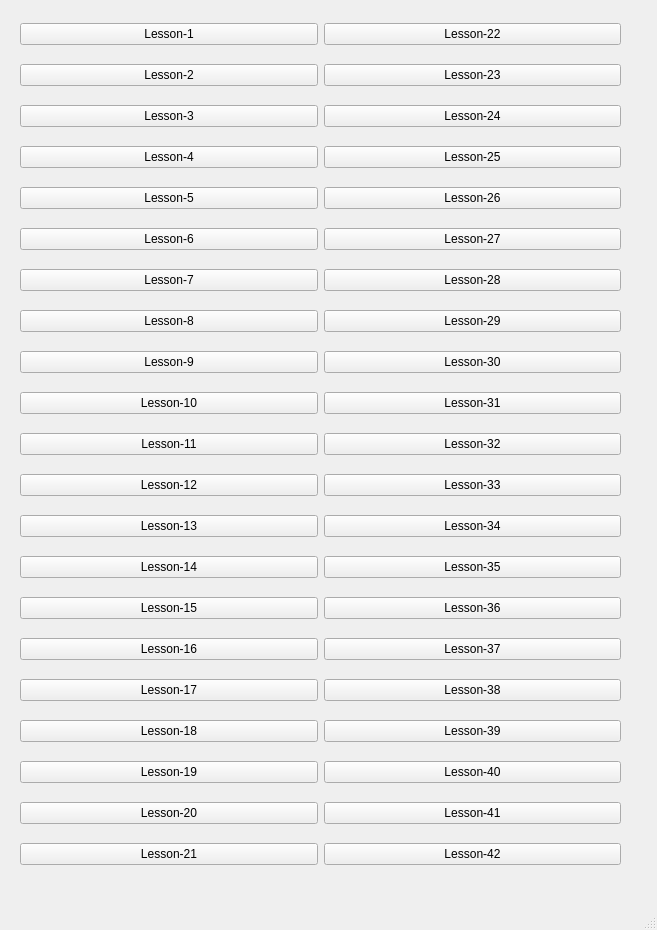
<?xml version="1.0" encoding="UTF-8"?>
<ui version="4.0">
 <class>MainWindow</class>
 <widget class="QMainWindow" name="MainWindow">
  <property name="geometry">
   <rect>
    <x>0</x>
    <y>0</y>
    <width>657</width>
    <height>930</height>
   </rect>
  </property>
  <property name="windowTitle">
   <string>MainWindow</string>
  </property>
  <widget class="QWidget" name="centralwidget">
   <widget class="QWidget" name="">
    <property name="geometry">
     <rect>
      <x>20</x>
      <y>10</y>
      <width>601</width>
      <height>871</height>
     </rect>
    </property>
    <layout class="QGridLayout" name="gridLayout">
     <item row="0" column="0">
      <widget class="QPushButton" name="L1">
       <property name="text">
        <string>Lesson-1</string>
       </property>
      </widget>
     </item>
     <item row="0" column="1">
      <widget class="QPushButton" name="L22">
       <property name="text">
        <string>Lesson-22</string>
       </property>
      </widget>
     </item>
     <item row="1" column="0">
      <widget class="QPushButton" name="L2">
       <property name="text">
        <string>Lesson-2</string>
       </property>
      </widget>
     </item>
     <item row="1" column="1">
      <widget class="QPushButton" name="L23">
       <property name="text">
        <string>Lesson-23</string>
       </property>
      </widget>
     </item>
     <item row="2" column="0">
      <widget class="QPushButton" name="L3">
       <property name="text">
        <string>Lesson-3</string>
       </property>
      </widget>
     </item>
     <item row="2" column="1">
      <widget class="QPushButton" name="L24">
       <property name="text">
        <string>Lesson-24</string>
       </property>
      </widget>
     </item>
     <item row="3" column="0">
      <widget class="QPushButton" name="L4">
       <property name="text">
        <string>Lesson-4</string>
       </property>
      </widget>
     </item>
     <item row="3" column="1">
      <widget class="QPushButton" name="L25">
       <property name="text">
        <string>Lesson-25</string>
       </property>
      </widget>
     </item>
     <item row="4" column="0">
      <widget class="QPushButton" name="L5">
       <property name="text">
        <string>Lesson-5</string>
       </property>
      </widget>
     </item>
     <item row="4" column="1">
      <widget class="QPushButton" name="L26">
       <property name="text">
        <string>Lesson-26</string>
       </property>
      </widget>
     </item>
     <item row="5" column="0">
      <widget class="QPushButton" name="L6">
       <property name="text">
        <string>Lesson-6</string>
       </property>
      </widget>
     </item>
     <item row="5" column="1">
      <widget class="QPushButton" name="L27">
       <property name="text">
        <string>Lesson-27</string>
       </property>
      </widget>
     </item>
     <item row="6" column="0">
      <widget class="QPushButton" name="L7">
       <property name="text">
        <string>Lesson-7</string>
       </property>
      </widget>
     </item>
     <item row="6" column="1">
      <widget class="QPushButton" name="L28">
       <property name="text">
        <string>Lesson-28</string>
       </property>
      </widget>
     </item>
     <item row="7" column="0">
      <widget class="QPushButton" name="L8">
       <property name="text">
        <string>Lesson-8</string>
       </property>
      </widget>
     </item>
     <item row="7" column="1">
      <widget class="QPushButton" name="L29">
       <property name="text">
        <string>Lesson-29</string>
       </property>
      </widget>
     </item>
     <item row="8" column="0">
      <widget class="QPushButton" name="L9">
       <property name="text">
        <string>Lesson-9</string>
       </property>
      </widget>
     </item>
     <item row="8" column="1">
      <widget class="QPushButton" name="L30">
       <property name="text">
        <string>Lesson-30</string>
       </property>
      </widget>
     </item>
     <item row="9" column="0">
      <widget class="QPushButton" name="L10">
       <property name="text">
        <string>Lesson-10</string>
       </property>
      </widget>
     </item>
     <item row="9" column="1">
      <widget class="QPushButton" name="L31">
       <property name="text">
        <string>Lesson-31</string>
       </property>
      </widget>
     </item>
     <item row="10" column="0">
      <widget class="QPushButton" name="L11">
       <property name="text">
        <string>Lesson-11</string>
       </property>
      </widget>
     </item>
     <item row="10" column="1">
      <widget class="QPushButton" name="L32">
       <property name="text">
        <string>Lesson-32</string>
       </property>
      </widget>
     </item>
     <item row="11" column="0">
      <widget class="QPushButton" name="L12">
       <property name="text">
        <string>Lesson-12</string>
       </property>
      </widget>
     </item>
     <item row="11" column="1">
      <widget class="QPushButton" name="L33">
       <property name="text">
        <string>Lesson-33</string>
       </property>
      </widget>
     </item>
     <item row="12" column="0">
      <widget class="QPushButton" name="L13">
       <property name="text">
        <string>Lesson-13</string>
       </property>
      </widget>
     </item>
     <item row="12" column="1">
      <widget class="QPushButton" name="L34">
       <property name="text">
        <string>Lesson-34</string>
       </property>
      </widget>
     </item>
     <item row="13" column="0">
      <widget class="QPushButton" name="L14">
       <property name="text">
        <string>Lesson-14</string>
       </property>
      </widget>
     </item>
     <item row="13" column="1">
      <widget class="QPushButton" name="L35">
       <property name="text">
        <string>Lesson-35</string>
       </property>
      </widget>
     </item>
     <item row="14" column="0">
      <widget class="QPushButton" name="L15">
       <property name="text">
        <string>Lesson-15</string>
       </property>
      </widget>
     </item>
     <item row="14" column="1">
      <widget class="QPushButton" name="L36">
       <property name="text">
        <string>Lesson-36</string>
       </property>
      </widget>
     </item>
     <item row="15" column="0">
      <widget class="QPushButton" name="L16">
       <property name="text">
        <string>Lesson-16</string>
       </property>
      </widget>
     </item>
     <item row="15" column="1">
      <widget class="QPushButton" name="L37">
       <property name="text">
        <string>Lesson-37</string>
       </property>
      </widget>
     </item>
     <item row="16" column="0">
      <widget class="QPushButton" name="L17">
       <property name="text">
        <string>Lesson-17</string>
       </property>
      </widget>
     </item>
     <item row="16" column="1">
      <widget class="QPushButton" name="L38">
       <property name="text">
        <string>Lesson-38</string>
       </property>
      </widget>
     </item>
     <item row="17" column="0">
      <widget class="QPushButton" name="L18">
       <property name="text">
        <string>Lesson-18</string>
       </property>
      </widget>
     </item>
     <item row="17" column="1">
      <widget class="QPushButton" name="L39">
       <property name="text">
        <string>Lesson-39</string>
       </property>
      </widget>
     </item>
     <item row="18" column="0">
      <widget class="QPushButton" name="L19">
       <property name="text">
        <string>Lesson-19</string>
       </property>
      </widget>
     </item>
     <item row="18" column="1">
      <widget class="QPushButton" name="L40">
       <property name="text">
        <string>Lesson-40</string>
       </property>
      </widget>
     </item>
     <item row="19" column="0">
      <widget class="QPushButton" name="L20">
       <property name="text">
        <string>Lesson-20</string>
       </property>
      </widget>
     </item>
     <item row="19" column="1">
      <widget class="QPushButton" name="L41">
       <property name="text">
        <string>Lesson-41</string>
       </property>
      </widget>
     </item>
     <item row="20" column="0">
      <widget class="QPushButton" name="L21">
       <property name="text">
        <string>Lesson-21</string>
       </property>
      </widget>
     </item>
     <item row="20" column="1">
      <widget class="QPushButton" name="L42">
       <property name="text">
        <string>Lesson-42</string>
       </property>
      </widget>
     </item>
    </layout>
   </widget>
  </widget>
  <widget class="QMenuBar" name="menubar">
   <property name="geometry">
    <rect>
     <x>0</x>
     <y>0</y>
     <width>657</width>
     <height>21</height>
    </rect>
   </property>
  </widget>
  <widget class="QStatusBar" name="statusbar"/>
 </widget>
 <resources/>
 <connections/>
</ui>
